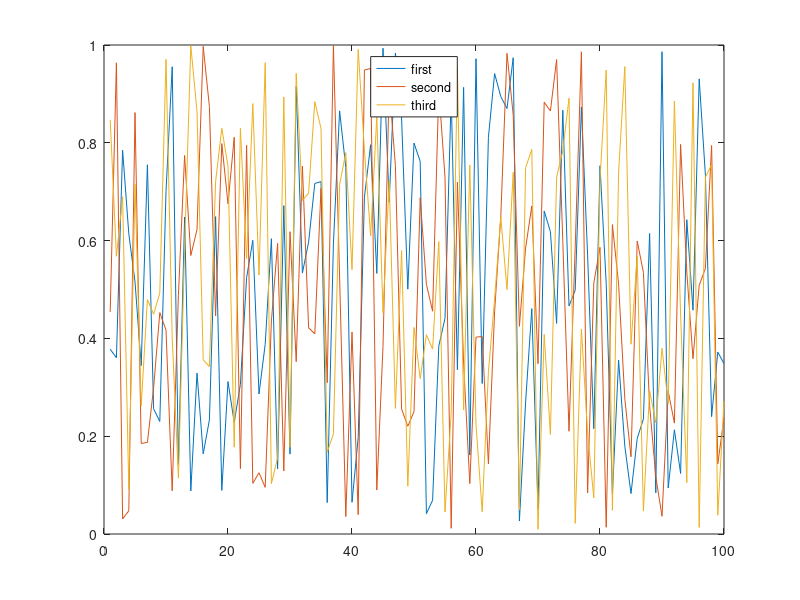

MATLAB code for this plot:
function result = test_legend_009
result = false;
a = figure;
plot(rand(100,3));
legend('first','second','third','location','north');
drawnow;
close(a);
result = true;
